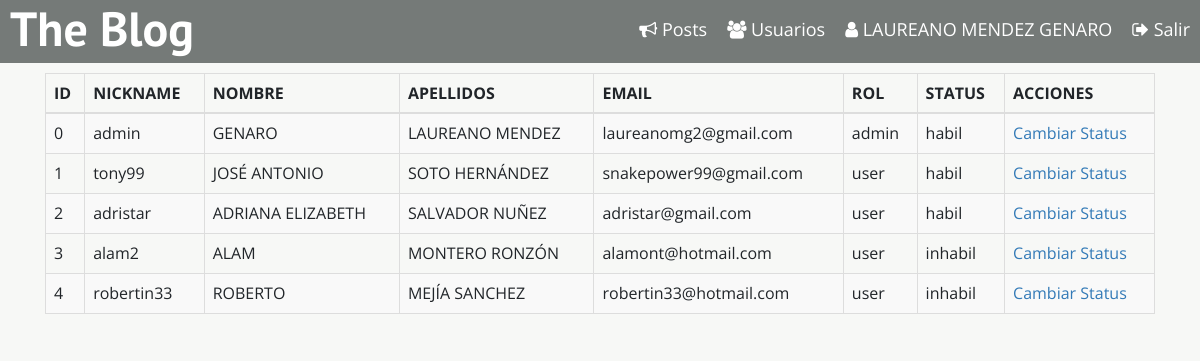
The page /admin-usuarios/index.php (signed in) on the database its author committed.
### tables this page shows
CREATE TABLE `usuarios` (
  `usuario_id` int(11) NOT NULL,
  `usuario_nick` varchar(255) NOT NULL,
  `usuario_nombre` varchar(255) NOT NULL,
  `usuario_apellidos` varchar(255) NOT NULL,
  `usuario_password` varchar(255) NOT NULL,
  `usuario_email` varchar(255) NOT NULL,
  `usuario_role` varchar(255) NOT NULL,
  `usuario_status` varchar(255) NOT NULL DEFAULT 'inhabil'
);

### admin-usuarios/index.php (called while the page is built, shortened)
<?php
    require_once '../includes/header.php';
    require_once 'menu.php';
    require_once 'modelo.php';
    $tabla = getAllHtml();
    require_once 'formacontenido.php';
    require_once '../includes/footer.php';
?>

### admin-usuarios/modelo.php (the view)
<?php
    function getAllHtml()
    {
        require_once '../bd/conexion.php';
        $sqlSelect = 'SELECT usuario_id,usuario_nick,usuario_nombre,usuario_apellidos,usuario_email,usuario_role,usuario_status FROM usuarios;';
        $resultSet = $conn->query($sqlSelect);
        $tabla = "";
        $tabla .="<table id='miTabla' class ='table table-bordered table-striped'>";
        $tabla .= "<thead>";
        $tabla .= "<tr>";
        $tabla .="<th> ID</th>";
        $tabla .="<th> NICKNAME</th>";
        $tabla .="<th> NOMBRE</th>";
        $tabla .="<th> APELLIDOS</th>";
        $tabla .= "<th> EMAIL</th>";
        $tabla .= "<th> ROL</th>";
        $tabla .= "<th> STATUS</th>";
        $tabla .= "<th> ACCIONES</th>";
        $tabla .= "</tr>";
        $tabla .= "</thead>";
        $tabla .= "<tbody>";
        if($resultSet->num_rows > 0){
            while($row = $resultSet->fetch_assoc()){
                $usuario_id = $row['usuario_id'];
                $usuario_nick = $row['usuario_nick'];
                $usuario_nombre = strtoupper($row['usuario_nombre']);
                $usuario_apellidos = strtoupper($row['usuario_apellidos']);
                $usuario_email = $row['usuario_email'];
                $usuario_role = $row['usuario_role'];
                $usuario_status = $row['usuario_status'];
                $tabla .="<tr>";
                $tabla .="<td> $usuario_id </td>";
                $tabla .="<td> $usuario_nick </td>";
                $tabla .="<td> $usuario_nombre </td>";
                $tabla .="<td> $usuario_apellidos </td>";
                $tabla .="<td> $usuario_email </td>";
                $tabla .="<td> $usuario_role </td>";
                $tabla .="<td> $usuario_status </td>";
                $tabla .=
                "<td>
                    <a href='modificar.php?usuario_id=$usuario_id'>
                    Cambiar Status
                    </a>
                </td>";
                $tabla .="</tr>";
            }
        } else{
                $tabla .= "<tr>";
                $tabla .= "<td colspan='4'>NO HAY POST PARA MOSTRAR </td>";
                $tabla .= "</tr>";
            }
        $tabla .="</tbody>";
        $tabla .="</table>";
        return $tabla;
    }
?>

### css/style.css (style rules this page uses)
:root { --blanco:#FFF; --naranja:rgb(247, 115, 8); --papel:#F7F8F6; --negro:#000; --fuenteHeading: 'PT Sans', sans-serif; --fuenteParrafos: 'Open Sans', sans-serif; --gris: #757A78; }
html { box-sizing: border-box; }
*, *:before, *:after { box-sizing: inherit; }
body { font-family: var(--fuenteParrafos); font-size: 1.6rem; line-height: 2; background-color: var(--papel); }
a { text-decoration: none; }

### rows shown on the page
usuarios: usuario_id "0", usuario_nick "admin", usuario_nombre "GENARO", usuario_apellidos "LAUREANO MENDEZ", usuario_email "laureanomg2@gmail.com", usuario_role "admin", usuario_status "habil"
usuarios: usuario_id "1", usuario_nick "tony99", usuario_nombre "JOSÉ ANTONIO", usuario_apellidos "SOTO HERNÁNDEZ", usuario_email "snakepower99@gmail.com", usuario_role "user", usuario_status "habil"
usuarios: usuario_id "2", usuario_nick "adristar", usuario_nombre "ADRIANA ELIZABETH", usuario_apellidos "SALVADOR NUÑEZ", usuario_email "adristar@gmail.com", usuario_role "user", usuario_status "habil"
usuarios: usuario_id "3", usuario_nick "alam2", usuario_nombre "ALAM", usuario_apellidos "MONTERO RONZÓN", usuario_email "alamont@hotmail.com", usuario_role "user", usuario_status "inhabil"
usuarios: usuario_id "4", usuario_nick "robertin33", usuario_nombre "ROBERTO", usuario_apellidos "MEJÍA SANCHEZ", usuario_email "robertin33@hotmail.com", usuario_role "user", usuario_status "inhabil"

### other values the page prints
$_SESSION['userName'] "LAUREANO MENDEZ GENARO"
